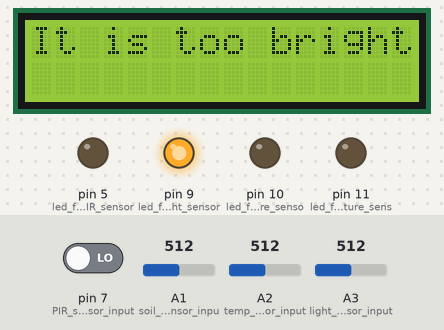
Recording of a sketch running on a simulated Arduino Uno, built with avr-gcc and run on an emulated ATmega328P. On the bench: 16×2 character LCD, output pins drawn as LEDs (lit = HIGH). The inputs (shaded band) are chosen by the test bench; at power-on: A1 (soil_moisture_sensor_inpu) = 512, pin 7 (PIR_sensor_input) LOW, A3 (light_sensor_input) = 512, A2 (temp_sensor_input) = 512. Pins used as bus, display or sensor lines are not drawn; what the sketch prints to the serial monitor is not drawn.

Above: at 0.6 s.
1.3 s: A1 (soil_moisture_sensor_inpu) set to 111
5.2 s: A1 (soil_moisture_sensor_inpu) set to 93
At 8.5 s:
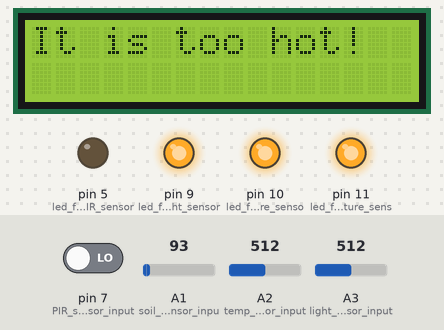
9.5 s: pin 7 (PIR_sensor_input) driven HIGH
At 10.1 s:
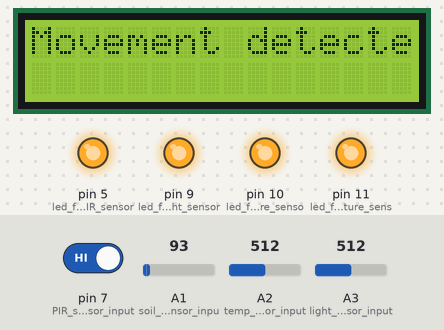
12.9 s: A3 (light_sensor_input) set to 484
At 13.9 s:
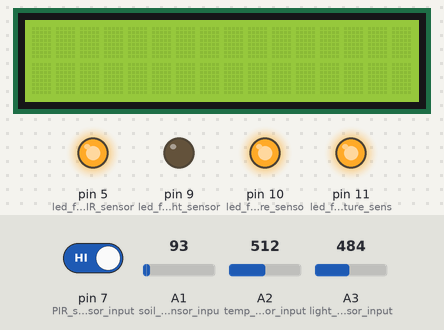
16.7 s: A3 (light_sensor_input) set to 510
At 19.9 s:
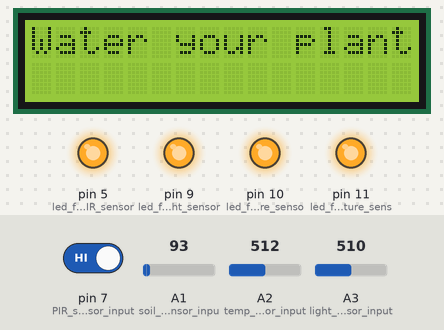
23.2 s: A2 (temp_sensor_input) set to 175
26.1 s: A2 (temp_sensor_input) set to 143
At 28.1 s:
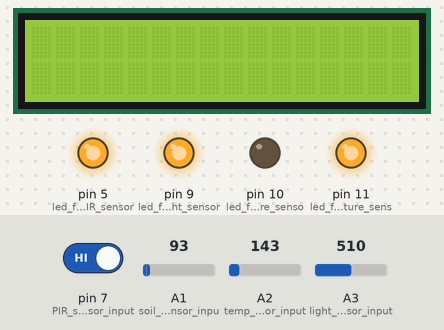
Timing chart, 0 to 29.6 s (numbered marks = the images above; inputs shaded):
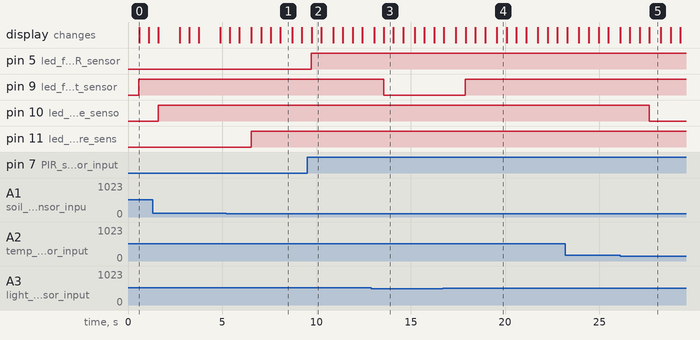

The sketch:

cool_kieran1.ino
```cpp
// C++ code

#include <LiquidCrystal_I2C.h>
int moisture = 0;
int light=0;
int PIR=0;
int analog_value=0;
int tempC=0;
float voltage=0;

LiquidCrystal_I2C lcd_1(32,16,2);


void setup()
{
  pinMode(A0, OUTPUT);// power for soil mosture sensor
  pinMode(A1, INPUT);//soil moisture sensor input
  pinMode(A3,INPUT);//light sensor input
  pinMode(7, INPUT);// PIR sensor input
  pinMode(A2,INPUT);// temp sensor input
  Serial.begin(9600); //serial communication
  pinMode(11, OUTPUT); //led for soil mosture sensor
  pinMode(5,OUTPUT);//led for PIR sensor
  pinMode(9,OUTPUT); //led for light sensor
  pinMode(10,OUTPUT);// led for temperature sensor

  lcd_1.init();
  lcd_1.backlight();
  lcd_1.display();
  lcd_1.clear();


}

void loop()
{

   lcd_1.setCursor(0,0);

  // Apply power to the soil moisture sensor
  digitalWrite(A0, HIGH);
  delay(10); // Wait for 10 millisecond(s)
  moisture = analogRead(A1);
  // Turn off the sensor to reduce metal corrosion
  // over time
  digitalWrite(A0, LOW);
  Serial.println(moisture);
  if (moisture > 100) {
    digitalWrite(11, LOW);
  } else
    if (moisture < 100) {
      digitalWrite(11, HIGH);
      lcd_1.print("Water your plant");
    }
   delay(500);

// read the value from the light sensor and control the led

   light=analogRead(A3);
   lcd_1.clear();
   if(light>500){
    digitalWrite(9,HIGH);
     lcd_1.print("It is too bright!");
   }else{
    digitalWrite(9,LOW);
   }
    delay(500);


  //read the value of the PIR sensor and control the led
  PIR=digitalRead(7);
  lcd_1.clear();
  if (PIR==HIGH){
  digitalWrite(5,HIGH);
   lcd_1.print("Movement detected");
  }else{
    digitalWrite(5,LOW);
  }
   delay(500);


  float voltage = analogRead(A2) * 5.0;  // converting the analog
  //reading to voltage
  voltage /= 1024.0;
  float tempC = (voltage - 0.5) * 100 ; //converting the voltage reading
  // to Celcius
  lcd_1.clear();
  if(tempC>28){
  digitalWrite(10,HIGH);
   lcd_1.print("It is too hot!");
  }else{
    digitalWrite(10,LOW);
  }
   delay(500);


  delay(100); // Wait for 100 millisecond(s)
}
```

Measured:
- the behaviour switches between 100 and 99 on A1 (soil_moisture_sensor_inpu) (found by bisection; images 0 and 1)
- the behaviour switches between 501 and 500 on A3 (light_sensor_input) (found by bisection; images 2 and 3)
- the behaviour switches between 160 and 159 on A2 (temp_sensor_input) (found by bisection; images 4 and 5)
- after the input at 5.2 s, pin 11 (led_for_soil_mosture_sens): LOW → HIGH after 1.3 s; the display: first differs from a run without the input after 1.3 s (image 1 shows a later state)
- after the input at 9.5 s, pin 5 (led_for_PIR_sensor): LOW → HIGH after 0.23 s; the display: changes after 0.24 s (image 2)
- after the input at 12.9 s, pin 9 (led_for_light_sensor): HIGH → LOW after 0.66 s; the display: first differs from a run without the input after 0.66 s (image 3)
- after the input at 16.7 s, pin 9 (led_for_light_sensor): LOW → HIGH after 1.2 s; the display: first differs from a run without the input after 1.2 s (image 4 shows a later state)
- after the input at 26.1 s, pin 10 (led_for_temperature_senso): HIGH → LOW after 1.5 s; the display: first differs from a run without the input after 1.5 s (image 5)
